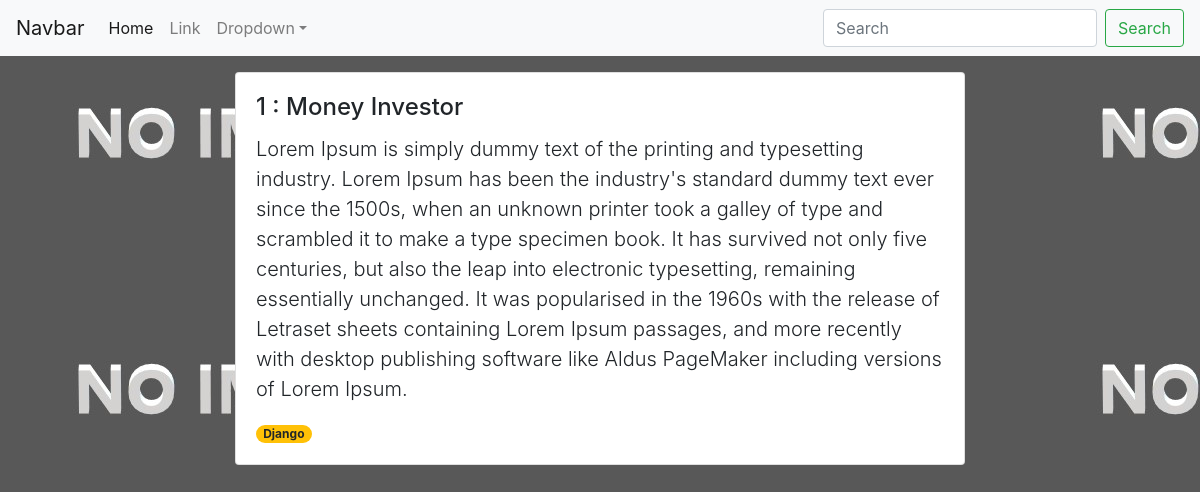
/1/, run on the app's committed database.
### projects/models.py (models this page shows, shortened)
class Project(models.Model):
    title = models.CharField(max_length=100,default='project')
    description = models.TextField(default='No Description given')
    technology = models.CharField(max_length=50, default='Django')
    img = models.ImageField(upload_to='projects/', default='projects/noimg.jpg')
    class Meta:
        verbose_name = 'Project'
        verbose_name_plural = 'Projects'

### projects/views.py (the view)
# urls.py: path('<int:pk>/',project_detail_view, name='project_detail')
def project_detail_view(request, pk):
    data = Project.objects.get(pk=pk)
    return render(request,'project_detail.html',context={'project':data})

### templates/project_detail.html (shortened to what this page needs)
{% extends 'layout/base.html' %}
{% block body %}
    <div class="container my-3">
        <div class="row">
            <div class="col-md-8 mx-auto">
                <div class="card">
                    <div class="card-body">
                        <h4 class="card-title">{{project.pk}} : {{project.title}}</h4>
                        <p class="card-text lead">{{project.description}}</p>
                        <span class="badge badge-pill badge-warning">{{project.technology}}</span>
                    </div>
                </div>
            </div>
        </div>
    </div>
{% endblock body %}

### data on the page
Project: pk "1", title "Money Investor", description "Lorem Ipsum is simply dummy text of the printing and typesetting industry. Lorem Ipsum has been the industry's standard dummy text ever since the 1500s, when an unknown printer took a galley of type and scrambled it to make a type specimen book. It has survived not only five centuries, but also the leap into electronic typesetting, remaining essentially unchanged. It was popularised in the 1960s with the release of Letraset sheets containing Lorem Ipsum passages, and more recently with desktop publishing software like Aldus PageMaker including versions of Lorem Ipsum.", technology "Django"
